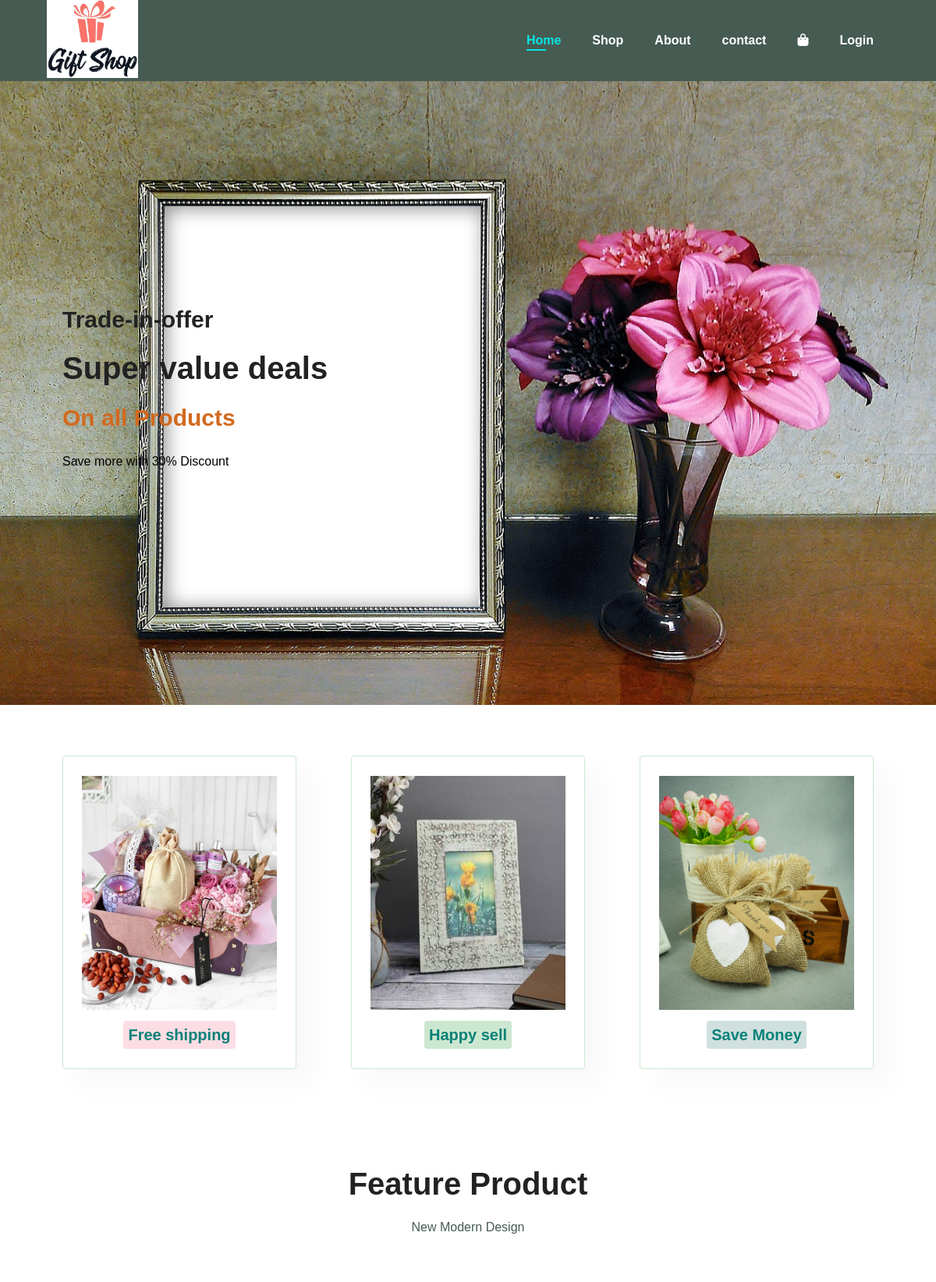
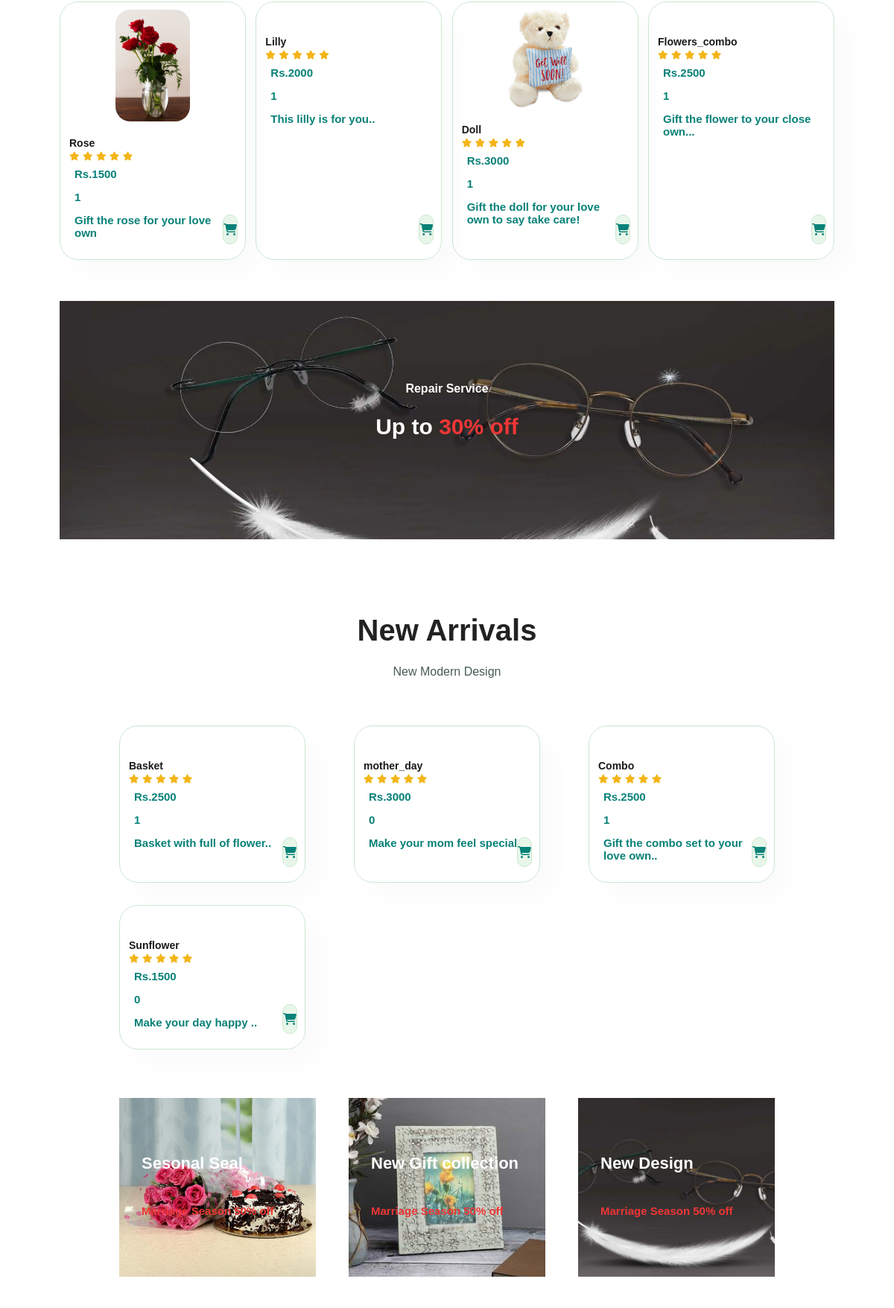
The page / (upper part) on the database its author committed (2 pictures, top to bottom).
### tables this page shows
CREATE TABLE `feature_product` (
  `Id` int(11) NOT NULL,
  `name` varchar(55) NOT NULL,
  `price` varchar(55) NOT NULL,
  `Details` varchar(60) NOT NULL,
  `status` varchar(2) NOT NULL,
  `image` varchar(55) NOT NULL
);

CREATE TABLE `new_arrival` (
  `Id` int(11) NOT NULL,
  `name` varchar(55) NOT NULL,
  `price` varchar(44) NOT NULL,
  `Details` varchar(55) NOT NULL,
  `status` varchar(11) NOT NULL,
  `image` varchar(55) NOT NULL
);

### index.php (the view, shortened to what this page needs)
<!DOCTYPE html>
<html lang="en">
<head>
    <link rel="stylesheet" href="https://cdnjs.cloudflare.com/ajax/libs/font-awesome/6.4.0/css/all.min.css"
 />
    <Link rel="stylesheet" href="style.css">
</head>
<body>
    <section id="header">
        <a href="#"><img src="logo/gift-logo.jpg" class="logo"></a>
        <div>
            <ul id="navbar">
                <li><a class="active" href="index.php">Home</a></li>
                <li><a href="shop.php">Shop</a></li>
                <li><a href="about.php">About</a></li>
                <li><a href="contact.php">contact</a></li>
                <li id="lg-bag"><a href="cart.php"><i class="fa-solid fa-bag-shopping"></i></a></li>
                <li><a href="login.php">Login</a></li>
            </ul>
        </div>
    </section>
    <section id="hero">
        <h1>Trade-in-offer</h1>
        <h2>Super value deals</h2>
        <h3>On all Products</h3>
        <p>Save more with 30% Discount</p>
    </section>
    <section id="feature" class="section-p1">
        <div class="fe-box">
            <img src="image/d.jpg" alt="" style="height: 300px; width: 250px;">
            <h6>Free shipping</h6>
        </div>
        <div class="fe-box">
            <img src="image/g.jpg" alt="" style="height: 300px; width: 250px;">
            <h6>Happy sell</h6>
        </div>
        <div class="fe-box">
            <img src="image/s.jpg" alt="" style="height: 300px; width: 250px;">
            <h6>Save Money</h6>
        </div>
    </section>
    <section id="product1" class="section-p1">
    <h2>Feature Product</h2>
    <p>New Modern Design </p>
    <div class="pro-container">
        <?php include("connect.php");
                $sql="SELECT * FROM feature_product";
                $results=$con->query($sql);
                while($final=$results->fetch_assoc()){
?>
        <div class="pro">
            <img src="<?php echo $final['image'] ?>" alt="">
            <div class="des">
                <h5><?php echo $final['name'] ?></h5>
                <div class="star">
                    <i class="fas fa-star"></i>
                    <i class="fas fa-star"></i>
                    <i class="fas fa-star"></i>
                    <i class="fas fa-star"></i>
                    <i class="fas fa-star"></i>
                </div>
                <h4><?php echo $final['price'] ?></h4>
                <h4><?php echo $final['status'] ?></h4>
                <h4><?php echo $final['Details'] ?></h4>
            </div>
            <a href="cart.php" class="cart"><i class="fa-solid fa-cart-shopping" ></i></a>
        </div>
        <?php };?>
                </div>
    <section id="banner" class="section-m1">
        <h4>Repair Service</h4>
        <h2>Up to <span>30% off</span></h2>
    </section>
    <section id="product1" class="section-p1">
        <h2>New Arrivals</h2>
        <p>New Modern Design </p>
        <div class="pro-container">
        <?php include("connect.php");
                $sql="SELECT * FROM new_arrival";
                $results=$con->query($sql);
                while($final=$results->fetch_assoc()){
?>
        <div class="pro">
            <div class="des">
                <h5><?php echo $final['name'] ?></h5>
                <div class="star">
                    <i class="fas fa-star"></i>
                    <i class="fas fa-star"></i>
                    <i class="fas fa-star"></i>
                    <i class="fas fa-star"></i>
                    <i class="fas fa-star"></i>
                </div>
                <h4><?php echo $final['price'] ?></h4>
                <h4><?php echo $final['status'] ?></h4>
                <h4><?php echo $final['Details'] ?></h4>
            </div>
            <a href="cart.php" class="cart"><i class="fa-solid fa-cart-shopping" ></i></a>
        </div>
        <?php };?>
                </div>
                </section>
        <section id="banner3">
            <div class="banner-box">
                <h2>Sesonal Seal</h2>
                <h3>Marriage Season 50% off</h3>
            </div>
            <div class="banner-box banner-box2">
                <h2>New Gift collection</h2>
                <h3>Marriage Season 50% off</h3>
            </div>
            <div class="banner-box banner-box3">
                <h2>New Design</h2>
                <h3>Marriage Season 50% off</h3>
            </div>
        </section>
        <footer class="section-p1">
        </footer>
</body>
</html>

### style.css (style rules this page uses)
* { margin: 0; padding: 0; box-sizing: border-box; font-family: 'spartan',sans-serif; }
h1 { font-size: 30px; line-height: 60px; color: #222; }
h2 { font-size: 40px; line-height: 64px; color: #222; }
h3 { font-size: 30px; line-height: 64px; color: #222; }
h4 { font-size: 25px; color: #222; }
h6 { font-size: 20px; color: #222; }
p { font-size: 16px; color: #465b52; margin: 15px 0 28px 0; }
.section-p1 { padding: 50px 80px; }
.section-m1 { margin: 40px 0; }
body { width: 100%; }
.logo { background-size: cover; height: 100px; width: 100%; }
#header { display: flex; align-items: center; justify-content: space-between; padding: 0px 60px; background: #465b52; box-shadow: 0 5px 15px rgba(red, green, blue, alpha); z-index: 999; position: sticky; top: 0; left: 0; }
#navbar { display: flex; align-items: center; justify-content: center; }
#navbar li { list-style: none; padding: 0 20px; position: relative; }
#navbar li a { text-decoration: none; font-size: 16px; font-weight: 600; color: white; transition: 0.3sec ease; }
#navbar li a:hover, #navbar li a.active { color: rgb(7, 229, 229); }
#navbar li a.active::after, #navbar li a:hover::after { content: ""; width: 30%; height: 2px; background-color: rgb(7, 229, 229);; position: absolute; bottom: -4px; left: 20px; }
#hero { background-image: url("image/t.jpg"); height: 100vh; width: 100%; background-size: cover; background-position: top 25% right 0; padding: 0 80px; display: flex; flex-direction: column; align-items: flex-start; justify-content: center; }
#hero p { color: black; }
#hero h3 { color:chocolate; }
#feature { display: flex; align-items: center; justify-content:space-between; flex-wrap: wrap; }
#feature .fe-box { width: 300px; text-align: center; padding: 25px 15px; box-shadow: 20px 20px 34px rgba(0, 0, 0, 0.03); border: 1px solid #cce7d0; border-radius: 4px; margin: 15px 0; }
#feature .fe-box img { width: 100%; margin-bottom: 10px; }
#feature .fe-box h6 { display: inline-block; padding: 8px 6px 8px; line-height: 1; border-radius: 4px; color: #088178; background-color: #fddde4; }
#feature .fe-box:nth-child(2) h6 { background-color: #cce7d0; }
#feature .fe-box:nth-child(3) h6 { background-color: #d0e0df; }
#product1 { text-align: center; }
#product1 .pro-container { display: flex; justify-content: space-between; padding-top: 20px; flex-wrap: wrap; }
#product1 .pro { width: 23%; min-width: 250px; padding: 10px 12px; border: 1px solid #cce7d0; border-radius: 25px; cursor: pointer; box-shadow: 20px 20px 30px rgba(0, 0, 0, 0.02); margin: 15px 0; transition: 0.2s ease; position: relative; }
#product1 .pro img { width: 100px; border-radius: 20px; }
#product1 .pro .des { text-align: start; padding: 10px 0; }
#product1 .pro .des h5 { padding-top: 7px; color: #1a1a1a; font-size: 14px; }
#product1 .pro .des i { font-size: 12px; color: rgb(243 181 25); }
#product1 .pro .des h4 { padding: 7px; font-size: 15px; font-weight: 700; color: #088178; }
#product1 .pro .cart { height: 40px; width: 40; line-height: 40px; border-radius: 50px; background-color: #e8f6ea; font-weight: 500; color: #088178; border: 1px solid #cce7d0; position: absolute; bottom: 20px; right: 10px; }
#banner { display: flex; flex-direction: column; justify-content: center; align-items: center; text-align: center; background-image: url("image/gla.jpg"); width: 100%; height: 40vh; background-size: cover; background-position: center; }
#banner h4 { color: #fff; font-size: 16px; }
#banner h2 { color: #fff; font-size: 30px; padding: 10px 0; }
#banner h2 span { color:#ef3636; }
#banner3 { display: flex; justify-content: space-between; flex-wrap: wrap; padding: 0 80px; }
#banner3 .banner-box { display: flex; flex-direction: column; justify-content: center; align-items: flex-start; background-image: url("image/Gift1.jpg"); min-width:30%; height: 30vh; background-size: cover; background-position: center; padding: 30px; margin-bottom: 20px; }
#banner3 .banner-box2 { background-image: url("image/g.jpg"); }
#banner3 .banner-box3 { background-image: url("image/gla.jpg"); }
#banner3 h2 { color: #fff; font-weight: 900; font-size: 22px; }
#banner3 h3 { color: #ef3636; font-weight: 800; font-size: 15px; }
footer { display: flex; flex-wrap: wrap; justify-content: space-between; }

### rows shown on the page
feature_product: shows a picture, name "Rose", price "Rs.1500", status "1", Details "Gift the rose for your love own"
feature_product: name "Lilly", price "Rs.2000", status "1", Details "This lilly is for you.."
feature_product: shows a picture, name "Doll", price "Rs.3000", status "1", Details "Gift the doll for your love own to say take care!"
feature_product: name "Flowers_combo", price "Rs.2500", status "1", Details "Gift the flower to your close own..."
new_arrival: name "Basket", price "Rs.2500", status "1", Details "Basket with full of flower.."
new_arrival: name "mother_day", price "Rs.3000", status "0", Details "Make your mom feel special.."
new_arrival: name "Combo", price "Rs.2500", status "1", Details "Gift the combo set to your love own.."
new_arrival: name "Sunflower", price "Rs.1500", status "0", Details "Make your day happy .."
